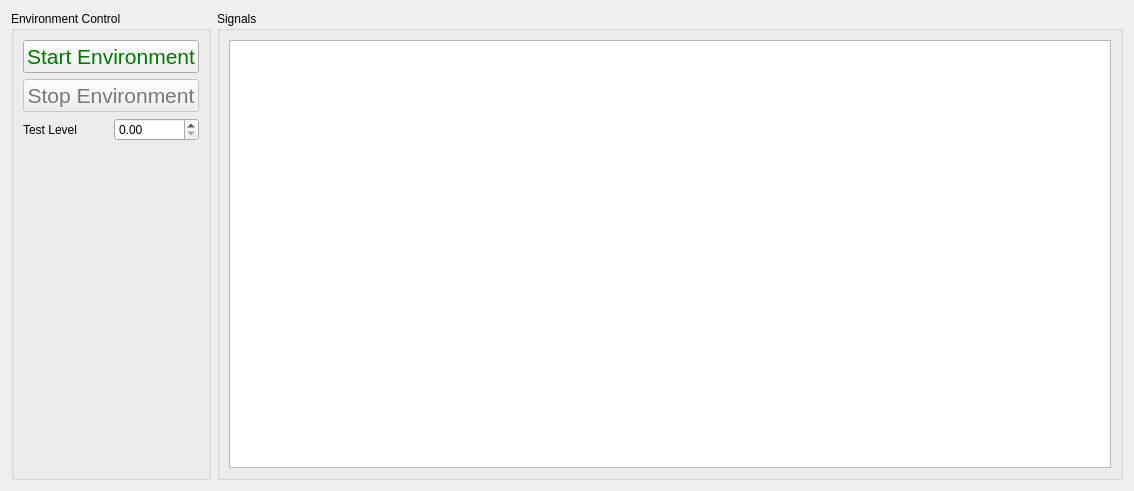
<?xml version="1.0" encoding="UTF-8"?>
<ui version="4.0">
 <class>Form</class>
 <widget class="QWidget" name="Form">
  <property name="geometry">
   <rect>
    <x>0</x>
    <y>0</y>
    <width>1134</width>
    <height>491</height>
   </rect>
  </property>
  <property name="windowTitle">
   <string>Form</string>
  </property>
  <layout class="QHBoxLayout" name="horizontalLayout_4">
   <item>
    <layout class="QVBoxLayout" name="environment_control_layout">
     <item>
      <widget class="QGroupBox" name="environment_control_groupbox">
       <property name="sizePolicy">
        <sizepolicy hsizetype="Minimum" vsizetype="Minimum">
         <horstretch>0</horstretch>
         <verstretch>0</verstretch>
        </sizepolicy>
       </property>
       <property name="title">
        <string>Environment Control</string>
       </property>
       <layout class="QVBoxLayout" name="verticalLayout_2">
        <item>
         <layout class="QVBoxLayout" name="button_layout">
          <item>
           <widget class="QPushButton" name="start_test_button">
            <property name="sizePolicy">
             <sizepolicy hsizetype="Minimum" vsizetype="Minimum">
              <horstretch>0</horstretch>
              <verstretch>0</verstretch>
             </sizepolicy>
            </property>
            <property name="palette">
             <palette>
              <active>
               <colorrole role="ButtonText">
                <brush brushstyle="SolidPattern">
                 <color alpha="255">
                  <red>0</red>
                  <green>120</green>
                  <blue>0</blue>
                 </color>
                </brush>
               </colorrole>
              </active>
              <inactive>
               <colorrole role="ButtonText">
                <brush brushstyle="SolidPattern">
                 <color alpha="255">
                  <red>0</red>
                  <green>120</green>
                  <blue>0</blue>
                 </color>
                </brush>
               </colorrole>
              </inactive>
              <disabled>
               <colorrole role="ButtonText">
                <brush brushstyle="SolidPattern">
                 <color alpha="255">
                  <red>120</red>
                  <green>120</green>
                  <blue>120</blue>
                 </color>
                </brush>
               </colorrole>
              </disabled>
             </palette>
            </property>
            <property name="font">
             <font>
              <pointsize>16</pointsize>
             </font>
            </property>
            <property name="toolTip">
             <string>Start playing the signal</string>
            </property>
            <property name="text">
             <string>Start Environment</string>
            </property>
           </widget>
          </item>
          <item>
           <widget class="QPushButton" name="stop_test_button">
            <property name="enabled">
             <bool>false</bool>
            </property>
            <property name="sizePolicy">
             <sizepolicy hsizetype="Minimum" vsizetype="Minimum">
              <horstretch>0</horstretch>
              <verstretch>0</verstretch>
             </sizepolicy>
            </property>
            <property name="palette">
             <palette>
              <active>
               <colorrole role="ButtonText">
                <brush brushstyle="SolidPattern">
                 <color alpha="255">
                  <red>255</red>
                  <green>0</green>
                  <blue>0</blue>
                 </color>
                </brush>
               </colorrole>
              </active>
              <inactive>
               <colorrole role="ButtonText">
                <brush brushstyle="SolidPattern">
                 <color alpha="255">
                  <red>255</red>
                  <green>0</green>
                  <blue>0</blue>
                 </color>
                </brush>
               </colorrole>
              </inactive>
              <disabled>
               <colorrole role="ButtonText">
                <brush brushstyle="SolidPattern">
                 <color alpha="255">
                  <red>120</red>
                  <green>120</green>
                  <blue>120</blue>
                 </color>
                </brush>
               </colorrole>
              </disabled>
             </palette>
            </property>
            <property name="font">
             <font>
              <pointsize>16</pointsize>
             </font>
            </property>
            <property name="toolTip">
             <string>Stop playing the signal by ramping down the level</string>
            </property>
            <property name="text">
             <string>Stop Environment</string>
            </property>
           </widget>
          </item>
         </layout>
        </item>
        <item>
         <layout class="QHBoxLayout" name="test_level_layout">
          <property name="topMargin">
           <number>0</number>
          </property>
          <item>
           <widget class="QLabel" name="test_level_label">
            <property name="text">
             <string>Test Level</string>
            </property>
           </widget>
          </item>
          <item>
           <widget class="QDoubleSpinBox" name="test_level_spinbox"/>
          </item>
         </layout>
        </item>
        <item>
         <spacer name="button_spacer">
          <property name="orientation">
           <enum>Qt::Vertical</enum>
          </property>
          <property name="sizeHint" stdset="0">
           <size>
            <width>20</width>
            <height>40</height>
           </size>
          </property>
         </spacer>
        </item>
       </layout>
      </widget>
     </item>
    </layout>
   </item>
   <item>
    <layout class="QVBoxLayout" name="signal_layout">
     <item>
      <widget class="QGroupBox" name="output_signal_groupbox">
       <property name="sizePolicy">
        <sizepolicy hsizetype="Preferred" vsizetype="Expanding">
         <horstretch>0</horstretch>
         <verstretch>0</verstretch>
        </sizepolicy>
       </property>
       <property name="title">
        <string>Signals</string>
       </property>
       <layout class="QHBoxLayout" name="horizontalLayout_3">
        <item>
         <widget class="PlotWidget" name="response_signal_plot"/>
        </item>
       </layout>
      </widget>
     </item>
    </layout>
   </item>
  </layout>
 </widget>
 <customwidgets>
  <customwidget>
   <class>PlotWidget</class>
   <extends>QGraphicsView</extends>
   <header location="global">pyqtgraph</header>
  </customwidget>
 </customwidgets>
 <resources/>
 <connections/>
</ui>
